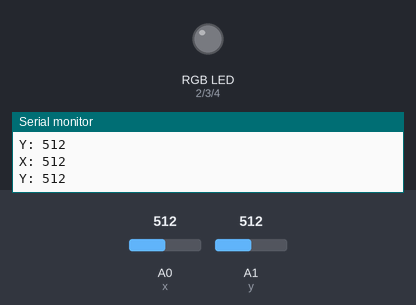
Simulated run of this sketch. Board: Arduino Uno, built with avr-gcc and run on an emulated ATmega328P. Parts: an RGB LED mixed from three pins (HIGH = lit), the last lines printed to the serial monitor. The test bench sets the inputs (shaded band); at power-on: A0 (x) = 512, A1 (y) = 512.

Above: at 1.2 s.
1.3 s: A0 (x) set to 583
2.8 s: A0 (x) set to 616
At 3.3 s:
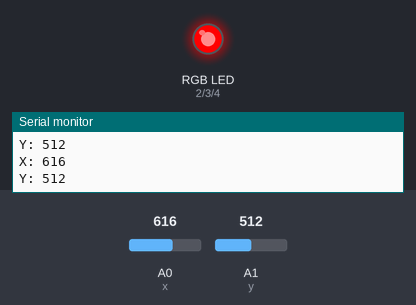
4.3 s: A1 (y) set to 582
5.8 s: A1 (y) set to 607
At 6.7 s:
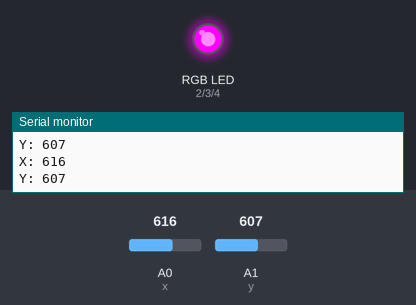
7.3 s: A0 (x) set to 590
At 8.5 s:
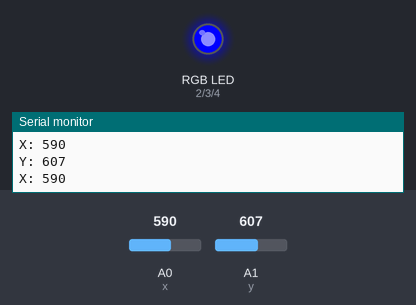
8.8 s: A1 (y) set to 90
At 10.3 s:
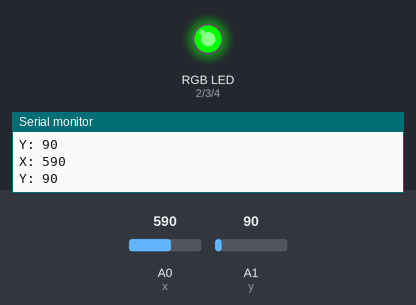
Timing chart, 0 to 11.3 s (numbered marks = the images above; inputs shaded):
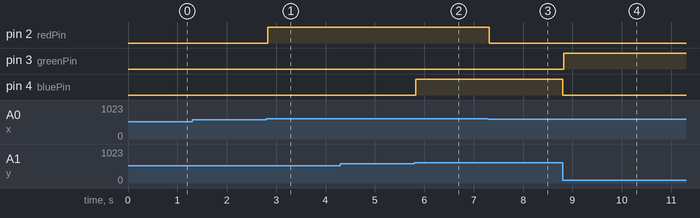

Measured:
- the behaviour switches between 600 and 601 on A0 (x) (found by bisection; images 0 and 1)
- the behaviour switches between 600 and 601 on A1 (y) (found by bisection; images 1 and 2)
- after the input at 2.8 s, pin 2 (redPin): LOW → HIGH at once
- after the input at 5.8 s, pin 4 (bluePin): LOW → HIGH at once
- after the input at 7.3 s, pin 2 (redPin): HIGH → LOW at once
- after the input at 8.8 s, pin 3 (greenPin): LOW → HIGH at once; pin 4 (bluePin): HIGH → LOW at once

The sketch:

6-control-rgb-led-with-joystick.ino
```cpp
// Project #6 - Control RGB LED with joystick
// This code is part of the challenge 100 Arduino and ESP32 projects.
// You can find more information about this initiative at https://github.com/LucasFernandoChannel/one-hundred-projects-challenge
// Created by Lucas Fernando - check my Youtube channel at https://www.youtube.com/@lucasfernandochannel

int redPin = 2;
int greenPin = 3;
int bluePin = 4;
int x = A0;
int y = A1;

void setup() {
  pinMode(redPin, OUTPUT);
  pinMode(greenPin, OUTPUT);
  pinMode(bluePin, OUTPUT);

  digitalWrite(redPin, LOW);
  digitalWrite(greenPin, LOW);
  digitalWrite(bluePin, LOW);

  Serial.begin(9600);
}

void loop() {
  long xValue = 0;
  long yValue = 0;

  for(int i = 0; i < 100; i++) {
    xValue += analogRead(x);
    yValue += analogRead(y);
  }

  xValue = xValue / 100;
  yValue = yValue / 100;

  // Use these values to adjust the thresholds
  Serial.print("X: ");
  Serial.println(xValue);
  Serial.print("Y: ");
  Serial.println(yValue);

  if (xValue > 600) {
    digitalWrite(redPin, HIGH);
  }  else {
    digitalWrite(redPin, LOW);
  }

  if (yValue >= 0 && yValue <= 400) {
    digitalWrite(greenPin, HIGH);
  } else if (yValue > 400 && yValue <= 600) {
    digitalWrite(greenPin, LOW);
    digitalWrite(bluePin, LOW);
  } else {
    digitalWrite(bluePin, HIGH);
  }
}
```
